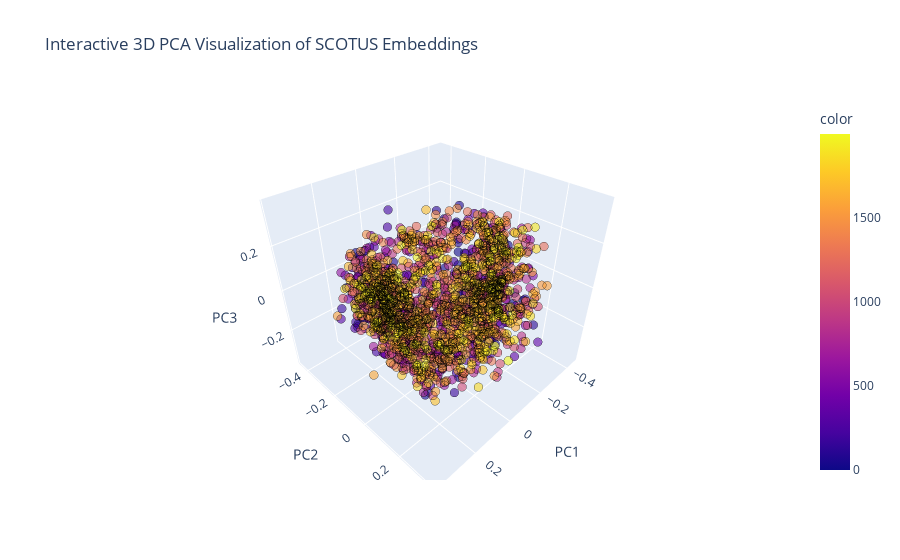

The notebook cell saved with this chart:
### Code cell
import numpy as np
import plotly.express as px
import pandas as pd
from sklearn.decomposition import PCA

# Load embeddings
output_path = "/home/maria/Downloads/scotus_embeddings.npy"
embeddings = np.load(output_path)
# Apply PCA
pca = PCA(n_components=3)
pca_result_ = pca.fit_transform(embeddings)[:2000]

# Convert to DataFrame
df = pd.DataFrame(pca_result_, columns=["PC1", "PC2", "PC3"])

# Plot interactive 3D scatter plot
fig = px.scatter_3d(df, x="PC1", y="PC2", z="PC3", opacity=0.6, title="Interactive 3D PCA Visualization of SCOTUS Embeddings", color=range(2000))

fig.update_traces(marker=dict(size=3, line=dict(width=0.5, color="black")))
fig.show()

### Figure 1 — Plotly figure (JSON) as saved in the notebook; plotly's stock layout.template omitted (floating-point values rounded to 4 significant figures; data arrays with more than 128 entries replaced by an {"elided": "..."} marker saying what was removed)
{"data": [{"hovertemplate": "PC1=%{x}<br>PC2=%{y}<br>PC3=%{z}<br>color=%{marker.color}<extra></extra>", "legendgroup": "", "marker": {"color": {"elided": "2000 int values"}, "coloraxis": "coloraxis", "line": {"color": "black", "width": 0.5}, "opacity": 0.6, "size": 3, "symbol": "circle"}, "mode": "markers", "name": "", "scene": "scene", "showlegend": false, "type": "scatter3d", "x": {"elided": "2000 float values"}, "y": {"elided": "2000 float values"}, "z": {"elided": "2000 float values"}}], "layout": {"coloraxis": {"colorbar": {"title": {"text": "color"}}, "colorscale": [[0, "#0d0887"], [0.1111, "#46039f"], [0.2222, "#7201a8"], [0.3333, "#9c179e"], [0.4444, "#bd3786"], [0.5556, "#d8576b"], [0.6667, "#ed7953"], [0.7778, "#fb9f3a"], [0.8889, "#fdca26"], [1, "#f0f921"]]}, "legend": {"tracegroupgap": 0}, "scene": {"domain": {"x": [0, 1], "y": [0, 1]}, "xaxis": {"title": {"text": "PC1"}}, "yaxis": {"title": {"text": "PC2"}}, "zaxis": {"title": {"text": "PC3"}}}, "title": {"text": "Interactive 3D PCA Visualization of SCOTUS Embeddings"}}}
